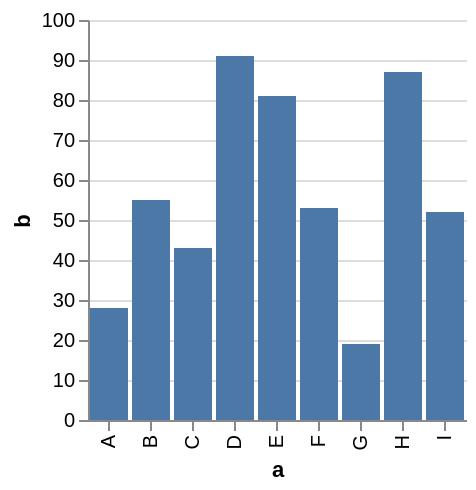

Vega-Lite specification for this chart:
### Vega specification from a JSON file in a GitHub repository (floating-point values rounded to 4 significant figures)
{"$schema": "https://vega.github.io/schema/vega/v3.0.json", "description": "A simple bar chart with embedded data.", "autosize": "pad", "padding": 5, "encode": {"update": {"fill": {"value": "transparent"}}}, "data": [{"name": "source_0", "values": [{"a": "A", "b": 28}, {"a": "B", "b": 55}, {"a": "C", "b": 43}, {"a": "D", "b": 91}, {"a": "E", "b": 81}, {"a": "F", "b": 53}, {"a": "G", "b": 19}, {"a": "H", "b": 87}, {"a": "I", "b": 52}]}, {"name": "data_0", "source": "source_0", "transform": [{"type": "formula", "expr": "toNumber(datum[\"b\"])", "as": "b"}, {"type": "filter", "expr": "datum[\"b\"] !== null && !isNaN(datum[\"b\"])"}]}], "signals": [{"name": "width", "update": "bandspace(domain('x').length, 0.1, 0.05) * 21"}, {"name": "height", "update": "200"}], "marks": [{"name": "marks", "type": "rect", "role": "bar", "from": {"data": "data_0"}, "encode": {"update": {"x": {"scale": "x", "field": "a"}, "width": {"scale": "x", "band": true}, "y": {"scale": "y", "field": "b"}, "y2": {"scale": "y", "value": 0}, "fill": {"value": "#4c78a8"}, "tooltip": {"signal": "format(datum[\"b\"], '')"}}}}], "scales": [{"name": "x", "type": "band", "domain": {"data": "data_0", "field": "a", "sort": true}, "range": {"step": 21}, "round": true, "paddingInner": 0.1, "paddingOuter": 0.05}, {"name": "y", "type": "linear", "domain": {"data": "data_0", "field": "b"}, "range": [200, 0], "round": true, "nice": true, "zero": true}], "axes": [{"scale": "x", "orient": "bottom", "tickCount": 5, "title": "a", "zindex": 1, "encode": {"labels": {"update": {"angle": {"value": 270}, "align": {"value": "right"}, "baseline": {"value": "middle"}}}}}, {"scale": "y", "orient": "left", "title": "b", "zindex": 1}, {"scale": "y", "domain": false, "grid": true, "labels": false, "orient": "left", "ticks": false, "zindex": 0, "gridScale": "x"}]}
